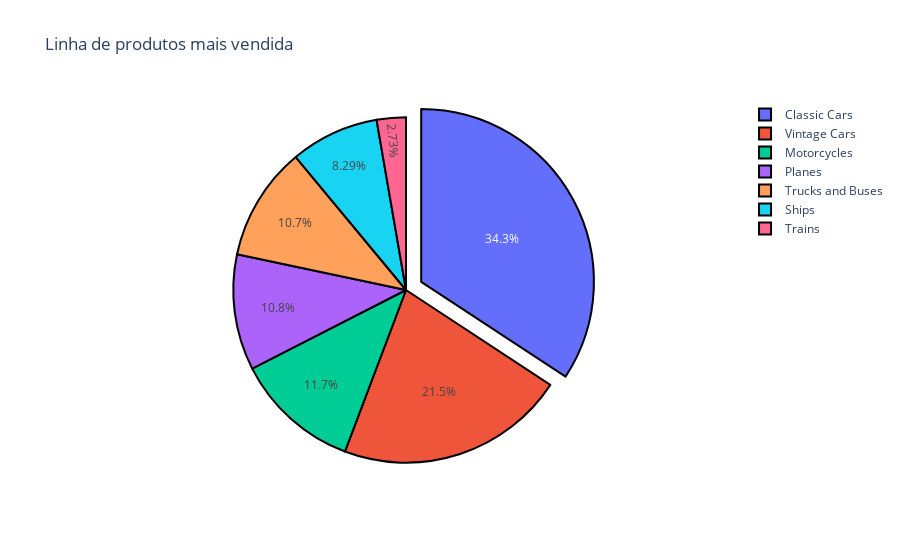

This figure's notebook cell:
### Code cell
trace = go.Pie(labels = linha_produtos.index,
               values = linha_produtos.values,
               marker = {
                         'line' : {'color':'#000000','width':2}
                        },
               hoverinfo='label+percent+value',
               pull=[0.1,0,0,0,0,0,0],
               direction='clockwise')

data = [trace]

layout = go.Layout(title='Linha de produtos mais vendida')

fig = go.Figure(data=data, layout=layout)

py.iplot(fig, filename='Linha de produtos mais vendids')

### Figure 1 — Plotly figure (JSON) as saved in the notebook; plotly's stock layout.template omitted (floating-point values rounded to 4 significant figures)
{"data": [{"direction": "clockwise", "hoverinfo": "label+percent+value", "labels": ["Classic Cars", "Vintage Cars", "Motorcycles", "Planes", "Trucks and Buses", "Ships", "Trains"], "marker": {"line": {"color": "#000000", "width": 2}}, "pull": [0.1, 0, 0, 0, 0, 0, 0], "type": "pie", "values": [967, 607, 331, 306, 301, 234, 77]}], "layout": {"title": {"text": "Linha de produtos mais vendida"}}}
